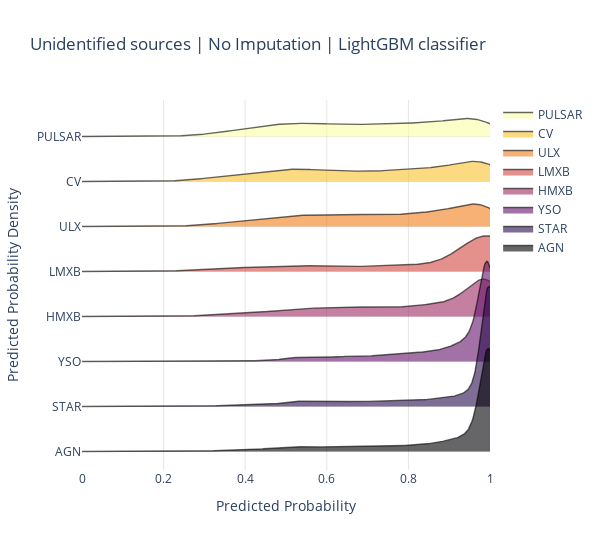

The code cell stored with this chart in its notebook:
### Code cell
from numpy.random import normal
from ridgeplot import ridgeplot
cl = classes[::-1]
sample = [u_df[u_df['class']==c]['prob'] for c in cl]
fig = ridgeplot(
    samples=sample,
    kde_points=np.linspace(0, 1, 500),
    colorscale="inferno",
    colormode="index",
    coloralpha=0.6,
    labels=cl,
    spacing = 3 / 8,
    xpad=0
)
fig.update_layout(
    title="Unidentified sources | No Imputation | LightGBM classifier",
    height=550,
    width=600,
    plot_bgcolor="rgba(255, 255, 255, 0.0)",
    xaxis_gridcolor="rgba(0, 0, 0, 0.1)",
    yaxis_gridcolor="rgba(0, 0, 0, 0.1)",
    xaxis_title="Predicted Probability",
    yaxis_title="Predicted Probability Density",
)

#fig.save('temp.png')
#fig.write_image('temp_res_comp/unid_prob_dist/rf_mode.jpg')
fig.show()

### Figure 1 — Plotly figure (JSON) as saved in the notebook; plotly's stock layout.template omitted (floating-point values rounded to 4 significant figures; data arrays with more than 128 entries replaced by an {"elided": "..."} marker saying what was removed)
{"data": [{"line": {"color": "rgba(0,0,0,0)", "width": 0}, "showlegend": false, "type": "scatter", "x": {"elided": "500 float values"}, "y": {"elided": "500 int values"}}, {"fill": "tonexty", "fillcolor": "rgba(252, 255, 164, 0.6)", "line": {"color": "rgba(0,0,0,0.6)", "width": 1.4}, "mode": "lines", "name": "PULSAR", "type": "scatter", "x": {"elided": "500 float values"}, "y": {"elided": "500 float values"}}, {"line": {"color": "rgba(0,0,0,0)", "width": 0}, "showlegend": false, "type": "scatter", "x": {"elided": "500 float values"}, "y": {"elided": "500 float values"}}, {"fill": "tonexty", "fillcolor": "rgba(248.14285714285714, 193.57142857142858, 45.28571428571429, 0.6)", "line": {"color": "rgba(0,0,0,0.6)", "width": 1.4}, "mode": "lines", "name": "CV", "type": "scatter", "x": {"elided": "500 float values"}, "y": {"elided": "500 float values"}}, {"line": {"color": "rgba(0,0,0,0)", "width": 0}, "showlegend": false, "type": "scatter", "x": {"elided": "500 float values"}, "y": {"elided": "500 float values"}}, {"fill": "tonexty", "fillcolor": "rgba(243.0, 126.42857142857146, 23.714285714285694, 0.6)", "line": {"color": "rgba(0,0,0,0.6)", "width": 1.4}, "mode": "lines", "name": "ULX", "type": "scatter", "x": {"elided": "500 float values"}, "y": {"elided": "500 float values"}}, {"line": {"color": "rgba(0,0,0,0)", "width": 0}, "showlegend": false, "type": "scatter", "x": {"elided": "500 float values"}, "y": {"elided": "500 float values"}}, {"fill": "tonexty", "fillcolor": "rgba(211.28571428571428, 73.28571428571426, 65.2857142857143, 0.6)", "line": {"color": "rgba(0,0,0,0.6)", "width": 1.4}, "mode": "lines", "name": "LMXB", "type": "scatter", "x": {"elided": "500 float values"}, "y": {"elided": "500 float values"}}, {"line": {"color": "rgba(0,0,0,0)", "width": 0}, "showlegend": false, "type": "scatter", "x": {"elided": "500 float values"}, "y": {"elided": "500 float values"}}, {"fill": "tonexty", "fillcolor": "rgba(158.57142857142856, 41.714285714285715, 97.85714285714286, 0.6)", "line": {"color": "rgba(0,0,0,0.6)", "width": 1.4}, "mode": "lines", "name": "HMXB", "type": "scatter", "x": {"elided": "500 float values"}, "y": {"elided": "500 float values"}}, {"line": {"color": "rgba(0,0,0,0)", "width": 0}, "showlegend": false, "type": "scatter", "x": {"elided": "500 float values"}, "y": {"elided": "500 float values"}}, {"fill": "tonexty", "fillcolor": "rgba(100.28571428571428, 21.142857142857142, 108.14285714285714, 0.6)", "line": {"color": "rgba(0,0,0,0.6)", "width": 1.4}, "mode": "lines", "name": "YSO", "type": "scatter", "x": {"elided": "500 float values"}, "y": {"elided": "500 float values"}}, {"line": {"color": "rgba(0,0,0,0)", "width": 0}, "showlegend": false, "type": "scatter", "x": {"elided": "500 float values"}, "y": {"elided": "500 float values"}}, {"fill": "tonexty", "fillcolor": "rgba(40.42857142857143, 12.0, 77.0, 0.6)", "line": {"color": "rgba(0,0,0,0.6)", "width": 1.4}, "mode": "lines", "name": "STAR", "type": "scatter", "x": {"elided": "500 float values"}, "y": {"elided": "500 float values"}}, {"line": {"color": "rgba(0,0,0,0)", "width": 0}, "showlegend": false, "type": "scatter", "x": {"elided": "500 float values"}, "y": {"elided": "500 float values"}}, {"fill": "tonexty", "fillcolor": "rgba(0, 0, 4, 0.6)", "line": {"color": "rgba(0,0,0,0.6)", "width": 1.4}, "mode": "lines", "name": "AGN", "type": "scatter", "x": {"elided": "500 float values"}, "y": {"elided": "500 float values"}}], "layout": {"height": 550, "hovermode": false, "legend": {"traceorder": "normal"}, "plot_bgcolor": "rgba(255, 255, 255, 0.0)", "title": {"text": "Unidentified sources | No Imputation | LightGBM classifier"}, "width": 600, "xaxis": {"gridcolor": "rgba(0, 0, 0, 0.1)", "range": [0, 1], "showgrid": true, "showticklabels": true, "title": {"text": "Predicted Probability"}, "zeroline": false}, "yaxis": {"gridcolor": "rgba(0, 0, 0, 0.1)", "showgrid": true, "showticklabels": true, "ticktext": ["PULSAR", "CV", "ULX", "LMXB", "HMXB", "YSO", "STAR", "AGN"], "tickvals": [0, -4.953, -9.907, -14.86, -19.81, -24.77, -29.72, -34.67], "title": {"text": "Predicted Probability Density"}, "zeroline": false}}}
